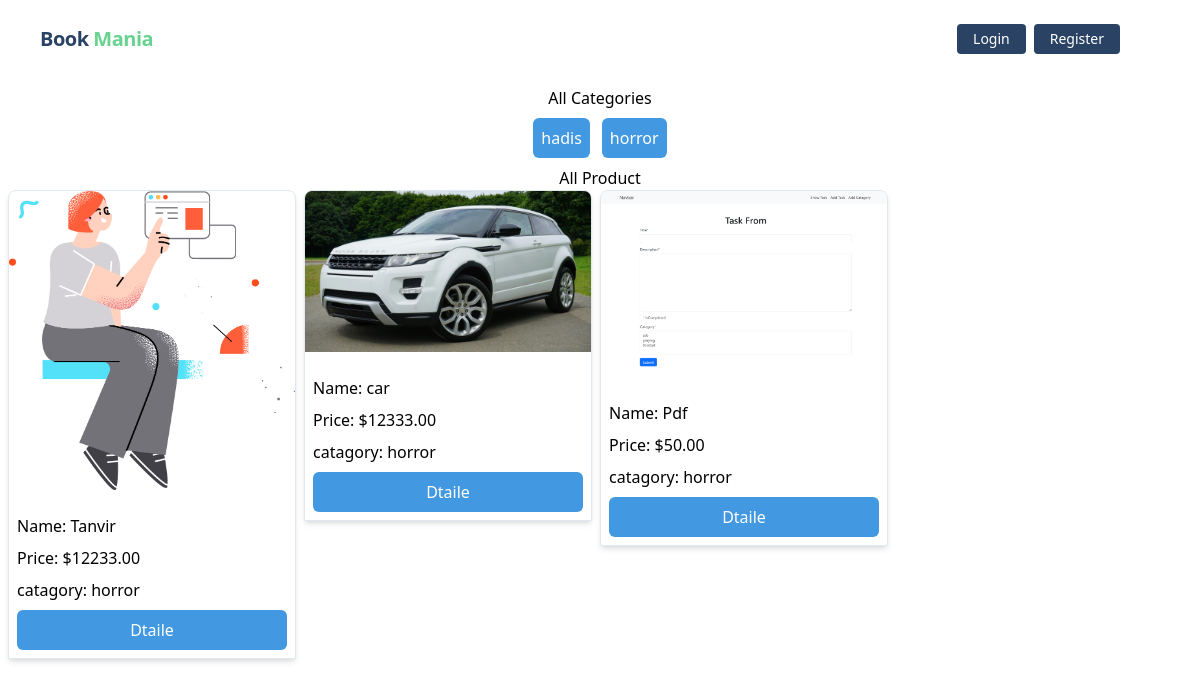
The page /category/horror/ on the database its author committed.
### catagory/models.py (models this page shows)
class Category(models.Model):
    name=models.CharField(max_length=100)
    slug=models.CharField(max_length=100,unique=True)
    def __str__(self):
        return self.name

### book/models.py (models this page shows)
class book(models.Model):
    image=models.ImageField(upload_to='book/images/',blank=True,null=True)
    name = models.CharField(max_length=100)
    price=models.DecimalField(default=0,max_digits=12,decimal_places=2)
    catagory= models.ForeignKey(Category,on_delete=models.CASCADE)
    quantity=models.IntegerField()
    discription=models.TextField()
    author=models.ForeignKey(User,on_delete=models.CASCADE,null=True,blank=True)

### library_management/views.py (the view)
# urls.py: 2. Add a URL to urlpatterns:  path('', views.home, name='home')
def home(request, category_slug = None):
    data = book.objects.all()
    if category_slug is not None:
        categorys = Category.objects.get(slug = category_slug)
        data = book.objects.filter(catagory  = categorys)
    categories = Category.objects.all()
    return render(request, 'home.html', {'data' : data, 'category' : categories})

### templates/home.html (shortened to what this page needs)
{% extends 'base.html' %}
{% block body %}
<div class="p-2" style="min-height: 100vh;">
    <h5 class="text-center">All Categories</h5>
    <div class=" p-2 flex justify-center gap-3 ">
        {% for cat in category %}
        <a href="{% url 'category_wise_post' cat.slug %}" class="bg-blue-500 p-2 rounded-md text-white">{{cat.name}}</a>
        {% endfor %}
    </div>
    <h1 class="text-center">All Product</h1>
    <div class="flex flex-wrap gap-2 ">
        {% for i in data%}
        <div class="border shadow-md flex flex-col gap-4 rounded-t-lg overflow-hidden "
            style="width: 18rem; height: fit-content; ">
            <img class="card-img-top" src="{{i.image.url}}" alt="Card image cap">
            <div class="flex flex-col justify-center item-center">
                <div class="p-2  w-full flex flex-col gap-2">
                    <h5 class="card-title">Name: {{i.name}}</h5>
                    <h5 class="card-title">Price: ${{i.price}}</h5>
                    <h5 class="card-title">catagory: {{i.catagory}}</h5>
                    <a href="{% url 'bookdetails' i.id  %}"
                        class="bg-blue-500 p-2 rounded-md text-white text-center">Dtaile</a>
                </div>
            </div>
        </div>
        {% endfor %}
    </div>
</div>
{% endblock %}

### rows shown on the page
Category: name "hadis"
Category: name "horror"
book: image (picture), name "Tanvir", price "12233.00", catagory "horror"
book: image (picture), name "car", price "12333.00", catagory "horror"
book: image (picture), name "Pdf", price "50.00", catagory "horror"
